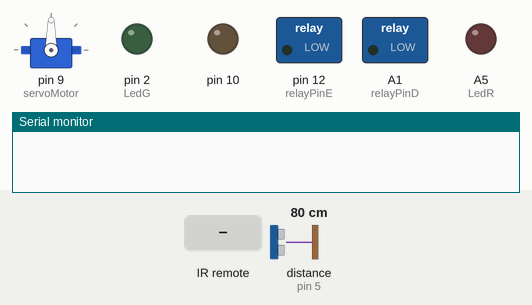
A sketch run on a simulated Arduino Uno, built with avr-gcc and run on an emulated ATmega328P. On the bench: servo, switched loads named in the sketch (green lamp = pin HIGH), output pins drawn as LEDs (lit = HIGH), the last lines printed to the serial monitor. The test bench sets the inputs (shaded band); at power-on: distance to the obstacle (sensor on pin 5) 80 cm. The echo pulse lasts 58.3 µs per cm.

Above: at 1.2 s.
1.3 s: infrared code 0xA55AFF00 received
At 1.45 s:
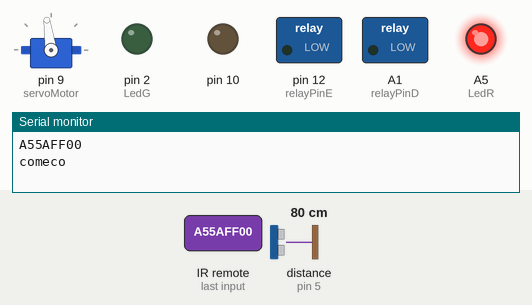
At 3.4 s:
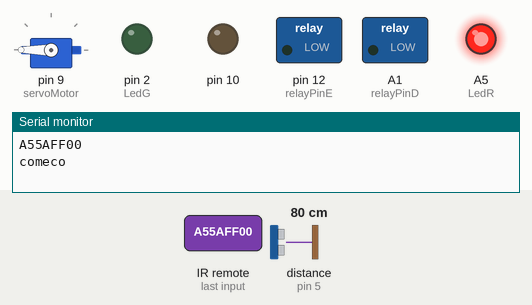
4.3 s: infrared code 0xF708FF00 received
At 4.45 s:
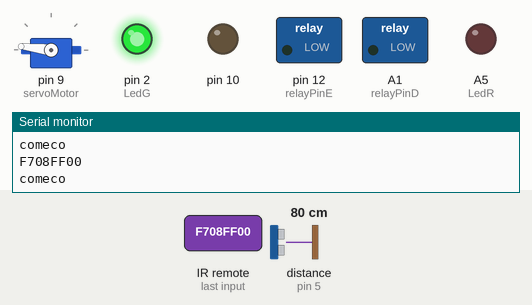
At 7.2 s:
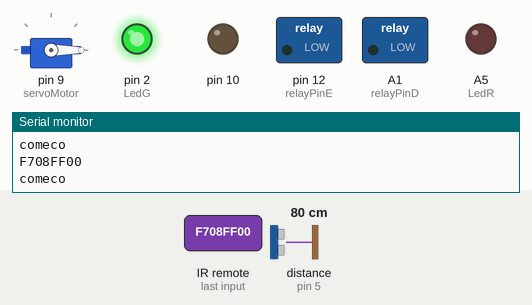
7.3 s: infrared code 0xEA15FF00 received
10.3 s: distance to the obstacle (sensor on pin 5) set to 17 cm
13.3 s: distance to the obstacle (sensor on pin 5) set to 35 cm
19.3 s: distance to the obstacle (sensor on pin 5) set to 250 cm
Timing chart, 0 to 23.3 s (numbered marks = the images above; inputs shaded):
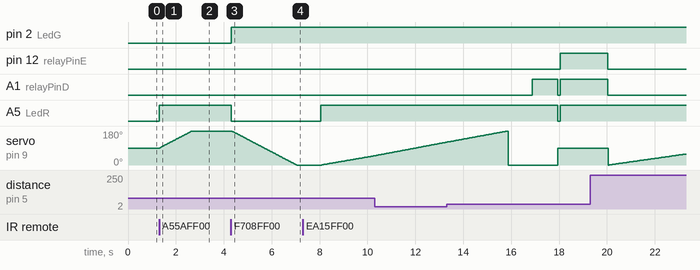

Measured:
- after the input at 1.3 s, A5 (LedR): LOW → HIGH at once; servo on pin 9 (servoMotor): moves from 90° to 180° over 1.3 s, starting at once
- after the input at 4.3 s, pin 2 (LedG): LOW → HIGH at once; A5 (LedR): HIGH → LOW at once; servo on pin 9 (servoMotor): moves from 180° to 0° over 2.7 s, starting at once
- after the input at 7.3 s, A5 (LedR): LOW → HIGH after 0.75 s; servo on pin 9 (servoMotor): moves from 0° to 49° over 2.2 s, starting after 0.79 s

The sketch:

Arduino_car.ino
```cpp
// This is a remote-controlled car equipped with automatic functionality. The automatic feature can be adjusted according to a specific time frame of your choice.


#include <IRremote.h>
#include <Servo.h>
#include <NewPing.h>

#define TRIGGER_PIN  7
#define ECHO_PIN     5
#define MAX_DISTANCE 400

NewPing sonar(TRIGGER_PIN, ECHO_PIN, MAX_DISTANCE);
Servo servoMotor;
int LedR = A5;
int LedG = 2;
int pos = 90;

int angmax = 0;
const int IR_PIN = A0;
IRrecv irrecv(IR_PIN);

// Pinos do módulo relé
const int relayPinD = A1; // Pino do módulo relé
// Pinos do módulo relé
const int relayPinE = 12; // Pino do módulo relé

bool bolinhaAtivada = false;

void setup() {
  Serial.begin(9600);
  irrecv.enableIRIn();
  servoMotor.attach(9);
  pinMode(10, OUTPUT);
  pinMode(LedR, OUTPUT);
  pinMode(LedG, OUTPUT);
  pinMode(relayPinD, OUTPUT); // Configura o pino do relé como saída
  pinMode(relayPinE, OUTPUT); // Configura o pino do relé como saída
  servoMotor.write(90);
}


void loop() {
  if (irrecv.decode()) {
    unsigned long x = irrecv.decodedIRData.decodedRawData;
    Serial.println(x, HEX);
    Serial.println("comeco");
    if (x == 0xA55AFF00) { // F
      digitalWrite(LedR, HIGH);
      digitalWrite(LedG, LOW);
      for (pos; pos <= 180; pos++) {  // Incrementa de 90 a 180 graus
        servoMotor.write(pos);  // Move o servo para a posição atual
        delay(15);  // Aguarda um pequeno intervalo para o servo atingir a posição
      }
      delay(1000);
    }

    if (x == 0xF708FF00) { // D
      digitalWrite(LedG, HIGH);
      digitalWrite(LedR, LOW);
      for (pos; pos >= 0; pos--) {  // Decrementa de 180 a 90 graus
        servoMotor.write(pos);  // Move o servo para a posição atual
        delay(15);  // Aguarda um pequeno intervalo para o servo atingir a posição
      }
      delay(1000);
    }

    if (x == 0xF609FF00) { // DIREITA
      direita(600);
    }

    if (x == 0xF807FF00) { // ESQUERDA
      esquerda(600);
    }

    if (x == 0xEA15FF00) { // BOLINHA
      bolinhaAtivada = !bolinhaAtivada;
      int i = 0;
      while (i < 3) { // Here you can adjust the time od automatic control i < "The time you want".
        digitalWrite(LedG, HIGH);
        digitalWrite(LedR, HIGH);
        int distance = 0;
        for (int pos1 = 0; pos1 <= 180; pos1++) {
          servoMotor.write(pos1);
          delay(40);
          Serial.print("Ping: ");
          int d = sonar.ping_cm();
          Serial.print(d);
          Serial.println("cm");
          if (d <= 400 && d > distance ) {
              angmax = pos1;
              Serial.println("Nova distancia maxima");
              distance = d;
              Serial.println(distance);
          }
        }
        servoMotor.write(angmax);
        delay(1000);
        if(angmax <= 20){
          direita(1067);
          delay(100);
          frente(2000);
        }else if (angmax <= 40 & angmax>= 21) {
          direita(800);
          delay(100);
          frente(2000);

        } else if (angmax <= 60 & angmax >= 41) {
          direita(534);
          delay(100);
          frente(2000);

        } else if (angmax <= 80 & angmax >= 61) {
          direita(267);
          delay(100);
          frente(2000);
        }else if (angmax <= 100 & angmax >= 81) {
          frente(2000);
        }  else if (angmax >= 101 & angmax <= 120) {
          esquerda(257);
          delay(100);
          frente(2000);

        }  else if (angmax >= 121 & angmax <= 140) {
          esquerda(564);
          delay(100);
          frente(2000);
        }  else if (angmax >= 141 & angmax <= 160) {
          esquerda(801);
          delay(100);
          frente(2000);

        } else {
          esquerda(1067);
          delay(100);
          frente(2000);
        }
        i++;
      }
    }

    if (x == 0xBF40FF00) { // CIMA
      frente(3000);
    }
    if (x == 0xE619FF00) { // BAIXO
      digitalWrite(LedG, HIGH);
      digitalWrite(LedR, HIGH);
      direita(1800);
      frente(3000);
    }
  }

  irrecv.resume();
}
void frente(int duration){
  digitalWrite(LedG, HIGH);
  digitalWrite(LedR, HIGH);
  digitalWrite(relayPinE, HIGH);
  digitalWrite(relayPinD, HIGH);
  delay(duration);
  digitalWrite(LedG, LOW);
  digitalWrite(LedR, LOW);
  digitalWrite(relayPinE, LOW);
  digitalWrite(relayPinD, LOW);
  servoMotor.write(90);
}
void direita(int duration){
  digitalWrite(LedR, HIGH);
  digitalWrite(relayPinD, HIGH);
  delay(duration);
  digitalWrite(LedR, LOW);
  digitalWrite(relayPinD, LOW);
  servoMotor.write(90);
}
void esquerda(int duration){
  digitalWrite(LedG, HIGH);
  digitalWrite(relayPinE, HIGH);
  delay(duration);
  digitalWrite(LedG, LOW);
  digitalWrite(relayPinE, LOW);
  servoMotor.write(90);
}
```
